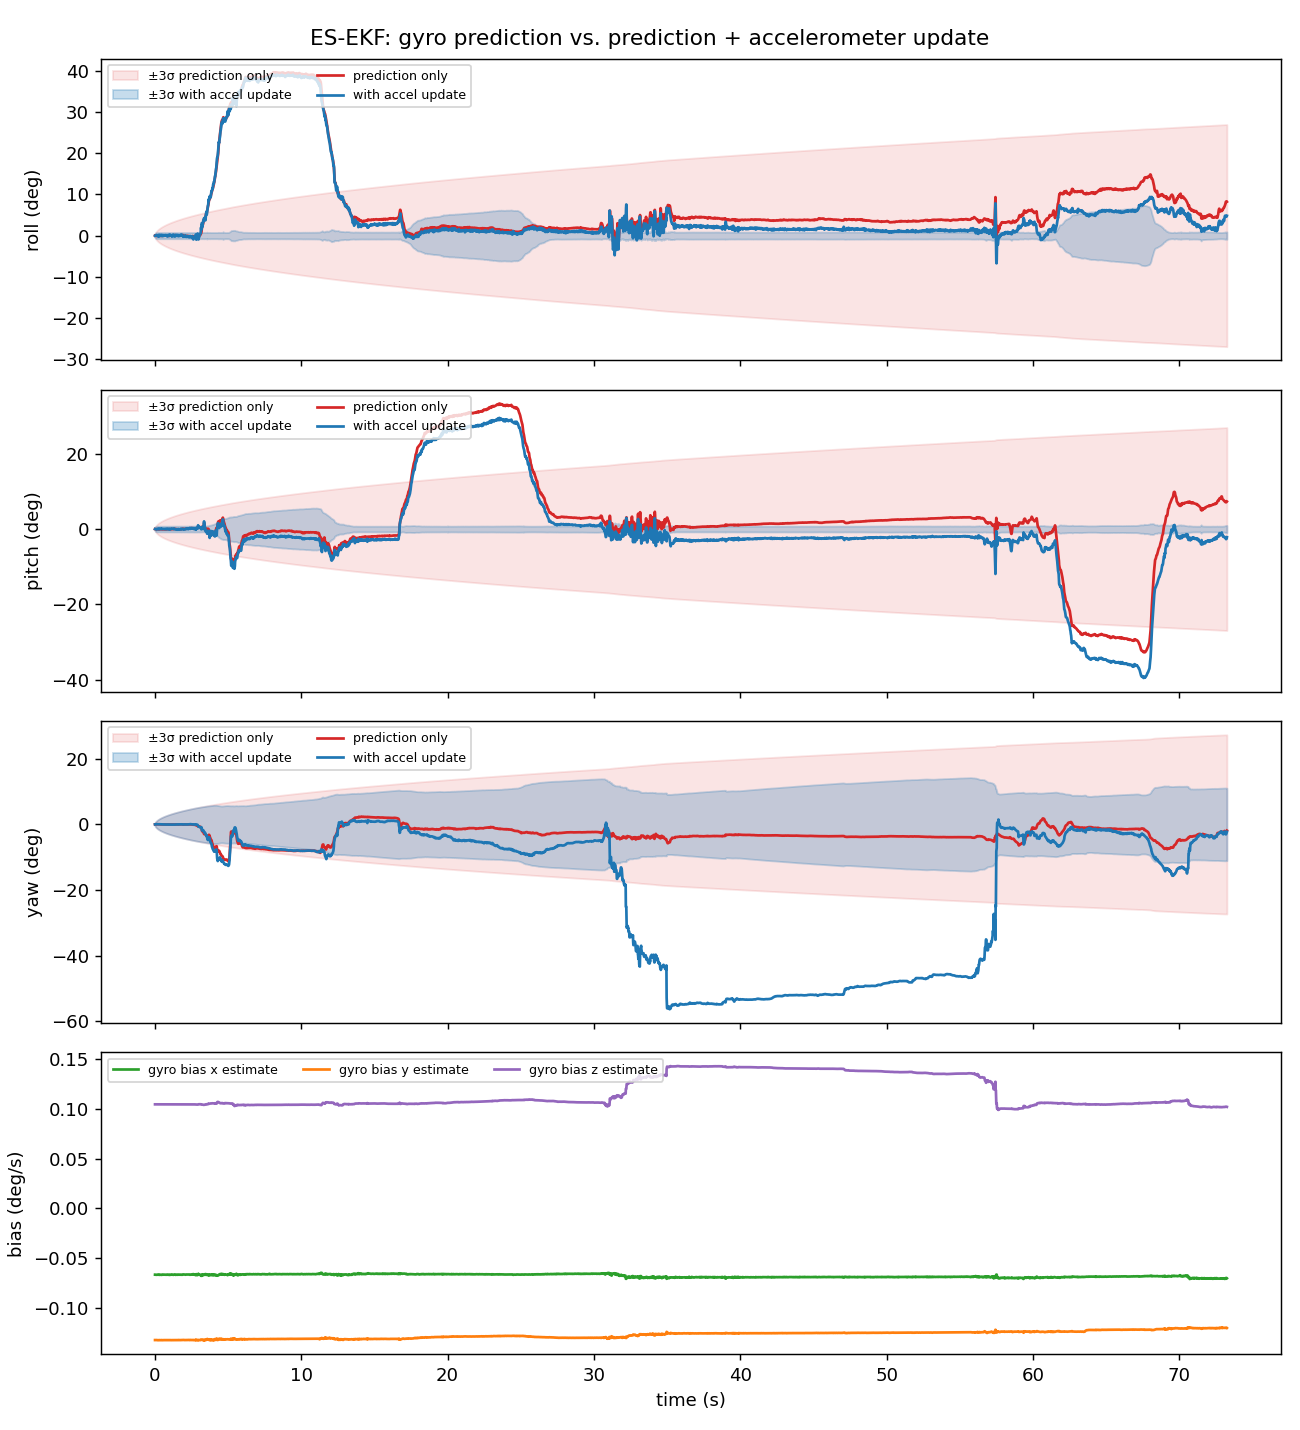

Recreate this plot in Python.
"""
eskf_accel.py — Error-State Kalman Filter: gyro PREDICTION + accelerometer UPDATE.

Builds on eskf_predict.py. Runs two filters on the same log so you can compare:
  A) prediction only   (gyro integration — drifts, uncertainty grows forever)
  B) prediction + accel update (gravity corrects roll & pitch, bias gets estimated)

Usage:
    python3 eskf_accel.py imu_log.csv
Expects columns: t_ms, ax, ay, az, gx, gy, gz  (raw BNO055 units)
Log must START with the sensor still for >= CAL_SEC seconds.

Outputs:
    eskf_accel_out.csv   — per-step angles / 3-sigma / bias for both filters
    eskf_accel.png       — before/after drift plot + bias estimate plot

Key idea of the accel update:
    The accelerometer, when not being shaken, measures gravity. Gravity tells
    the filter "which way is down" in the sensor frame — an ABSOLUTE reference
    for roll and pitch that never drifts. We compare the gravity direction the
    filter EXPECTS (from its orientation estimate) to the one MEASURED, and
    correct. Yaw is a rotation AROUND gravity, so gravity can't see it.
"""

import csv
import math
import sys

import numpy as np

# ── Tunables ────────────────────────────────────────────────────────────────
LSB_PER_DPS = 16.0          # BNO055 gyro: 16 LSB = 1 deg/s
CAL_SEC = 2.0               # stationary window used for startup calibration
SIGMA_BG = 1e-5             # gyro bias random walk [rad/s/sqrt(s)]
SIGMA_B0 = 5e-4             # initial bias uncertainty [rad/s]
SIGMA_TH0 = math.radians(0.1)  # initial attitude uncertainty [rad]
ACCEL_GATE = 0.10           # skip accel update if |a| differs from 1 g by >10% (board moving)
ACCEL_NOISE_FLOOR = 0.01    # minimum accel direction noise [unit vector] — guards against overconfidence

DEG = 180.0 / math.pi
E3 = np.array([0.0, 0.0, 1.0])   # "up" in the world frame


# ── Math helpers ────────────────────────────────────────────────────────────
def skew(w):
    return np.array([[0, -w[2], w[1]],
                     [w[2], 0, -w[0]],
                     [-w[1], w[0], 0]])


def quat_mul(p, q):
    pw, px, py, pz = p
    qw, qx, qy, qz = q
    return np.array([
        pw*qw - px*qx - py*qy - pz*qz,
        pw*qx + px*qw + py*qz - pz*qy,
        pw*qy - px*qz + py*qw + pz*qx,
        pw*qz + px*qy - py*qx + pz*qw,
    ])


def quat_from_rotvec(v):
    angle = np.linalg.norm(v)
    if angle < 1e-12:
        return np.array([1.0, 0.5*v[0], 0.5*v[1], 0.5*v[2]])
    axis = v / angle
    s = math.sin(angle / 2)
    return np.array([math.cos(angle / 2), *(axis * s)])


def quat_to_rotmat(q):
    """Rotation matrix R (body -> world) from unit quaternion [w,x,y,z]."""
    w, x, y, z = q
    return np.array([
        [1 - 2*(y*y + z*z), 2*(x*y - w*z),     2*(x*z + w*y)],
        [2*(x*y + w*z),     1 - 2*(x*x + z*z), 2*(y*z - w*x)],
        [2*(x*z - w*y),     2*(y*z + w*x),     1 - 2*(x*x + y*y)],
    ])


def quat_to_euler(q):
    w, x, y, z = q
    roll = math.atan2(2*(w*x + y*z), 1 - 2*(x*x + y*y))
    pitch = math.asin(max(-1.0, min(1.0, 2*(w*y - z*x))))
    yaw = math.atan2(2*(w*z + x*y), 1 - 2*(y*y + z*z))
    return roll, pitch, yaw


def quat_from_euler(roll, pitch, yaw):
    cr, sr = math.cos(roll/2), math.sin(roll/2)
    cp, sp = math.cos(pitch/2), math.sin(pitch/2)
    cy, sy = math.cos(yaw/2), math.sin(yaw/2)
    return np.array([
        cr*cp*cy + sr*sp*sy,
        sr*cp*cy - cr*sp*sy,
        cr*sp*cy + sr*cp*sy,
        cr*cp*sy - sr*sp*cy,
    ])


# ── Data ────────────────────────────────────────────────────────────────────
def load(path):
    t, g, a = [], [], []
    with open(path) as f:
        for row in csv.DictReader(f):
            t.append(int(row['t_ms']) / 1000.0)
            g.append([float(row['gx']), float(row['gy']), float(row['gz'])])
            a.append([float(row['ax']), float(row['ay']), float(row['az'])])
    gyro = np.array(g) / LSB_PER_DPS * math.pi / 180.0   # -> rad/s
    accel = np.array(a)    # raw; only its DIRECTION is used, so units don't matter
    return np.array(t), gyro, accel


# ── The filter ──────────────────────────────────────────────────────────────
class ESKF:
    def __init__(self, q0, bias0, sigma_g, sigma_a, g_ref, use_accel):
        self.q = q0.copy()
        self.b = bias0.copy()
        self.P = np.diag([SIGMA_TH0**2]*3 + [SIGMA_B0**2]*3)
        self.sigma_g = sigma_g
        self.R = np.eye(3) * sigma_a**2
        self.g_ref = g_ref
        self.use_accel = use_accel
        self.n_updates = 0

    def predict(self, gyro, dt):
        w = gyro - self.b
        # nominal state
        self.q = quat_mul(self.q, quat_from_rotvec(w * dt))
        self.q /= np.linalg.norm(self.q)
        # error-state covariance
        F = np.eye(6)
        F[0:3, 0:3] = np.eye(3) - skew(w) * dt
        F[0:3, 3:6] = -np.eye(3) * dt
        Qd = np.diag([self.sigma_g**2 * dt]*3 + [SIGMA_BG**2 * dt]*3)
        self.P = F @ self.P @ F.T + Qd

    def update_accel(self, accel):
        if not self.use_accel:
            return
        norm = np.linalg.norm(accel)
        # Gate: only trust the accelerometer when it's measuring ~1 g (i.e. not being shaken)
        if abs(norm / self.g_ref - 1.0) > ACCEL_GATE:
            return

        z = accel / norm                       # measured "up" direction in sensor frame
        Rbw = quat_to_rotmat(self.q)
        h = Rbw.T @ E3                         # predicted "up" direction in sensor frame

        # Jacobian of h w.r.t. the error state [dtheta, dbias]:
        #   h(q ⊗ exp(dtheta)) ≈ h + [h×] dtheta ;  bias doesn't affect gravity directly
        H = np.zeros((3, 6))
        H[:, 0:3] = skew(h)

        y = z - h                              # innovation: measured minus predicted
        S = H @ self.P @ H.T + self.R
        K = self.P @ H.T @ np.linalg.inv(S)    # Kalman gain (6x3)
        dx = K @ y                             # error-state correction

        # Covariance update (Joseph form — numerically stable, keeps P symmetric)
        I_KH = np.eye(6) - K @ H
        self.P = I_KH @ self.P @ I_KH.T + K @ self.R @ K.T

        # Inject the error into the nominal state, then the error resets to zero
        self.q = quat_mul(self.q, quat_from_rotvec(dx[0:3]))
        self.q /= np.linalg.norm(self.q)
        self.b = self.b + dx[3:6]
        self.n_updates += 1


# ── Main ────────────────────────────────────────────────────────────────────
def main(path):
    t, gyro, accel = load(path)
    t = t - t[0]

    still = t < CAL_SEC
    if still.sum() < 20:
        sys.exit(f"Need >= {CAL_SEC}s of stationary data at the start of the log.")

    # Startup calibration (same as eskf_predict.py) + accel reference
    bias0 = gyro[still].mean(axis=0)
    sigma_g = gyro[still].std(axis=0).mean()
    a_still = accel[still]
    g_ref = np.linalg.norm(a_still, axis=1).mean()          # what "1 g" reads as, in raw units
    a_dir = a_still / np.linalg.norm(a_still, axis=1, keepdims=True)
    sigma_a = max(a_dir.std(axis=0).mean(), ACCEL_NOISE_FLOOR)

    # Initial roll/pitch from gravity (yaw = 0: gravity can't tell heading)
    am = a_still.mean(axis=0)
    roll0 = math.atan2(am[1], am[2])
    pitch0 = math.atan2(-am[0], math.hypot(am[1], am[2]))
    q0 = quat_from_euler(roll0, pitch0, 0.0)

    print(f"Samples: {len(t)}  duration: {t[-1]:.1f}s  rate: {1/np.median(np.diff(t)):.1f} Hz")
    print(f"Gyro bias (rad/s): {bias0}   sigma_g: {sigma_g:.2e} rad/s")
    print(f"Accel '1 g' reads as: {g_ref:.1f} raw   sigma_a (direction): {sigma_a:.3f}")
    print(f"Initial tilt from gravity: roll={roll0*DEG:.2f} pitch={pitch0*DEG:.2f} deg")

    filt_pred = ESKF(q0, bias0, sigma_g, sigma_a, g_ref, use_accel=False)
    filt_acc = ESKF(q0, bias0, sigma_g, sigma_a, g_ref, use_accel=True)
    e0 = np.array([roll0, pitch0, 0.0])

    rows = []
    for k in range(1, len(t)):
        dt = t[k] - t[k-1]
        if dt <= 0:
            continue
        for f in (filt_pred, filt_acc):
            f.predict(gyro[k-1], dt)
            f.update_accel(accel[k])

        row = [t[k]]
        for f in (filt_pred, filt_acc):
            ang = (np.array(quat_to_euler(f.q)) - e0) * DEG     # change since start
            s3 = 3 * np.sqrt(np.diag(f.P)[0:3]) * DEG
            row += [*ang, *s3]
        row += list(filt_acc.b * DEG)                            # bias estimate, deg/s
        rows.append(row)

    out = np.array(rows)
    hdr = ['t',
           'pred_roll', 'pred_pitch', 'pred_yaw', 'pred_roll_3s', 'pred_pitch_3s', 'pred_yaw_3s',
           'acc_roll', 'acc_pitch', 'acc_yaw', 'acc_roll_3s', 'acc_pitch_3s', 'acc_yaw_3s',
           'bias_x_dps', 'bias_y_dps', 'bias_z_dps']
    with open('eskf_accel_out.csv', 'w', newline='') as f:
        wr = csv.writer(f)
        wr.writerow(hdr)
        wr.writerows(out.round(6).tolist())

    end = out[-1]
    print(f"\nAccel updates applied: {filt_acc.n_updates} / {len(t)-1}")
    print(f"\nAt end ({end[0]:.1f}s)          roll     pitch    yaw   (deg drift from start)")
    print(f"  Prediction only:   {end[1]:7.2f}  {end[2]:7.2f}  {end[3]:7.2f}"
          f"   ±3σ: {end[4]:.2f} / {end[5]:.2f} / {end[6]:.2f}")
    print(f"  + Accel update:    {end[7]:7.2f}  {end[8]:7.2f}  {end[9]:7.2f}"
          f"   ±3σ: {end[10]:.2f} / {end[11]:.2f} / {end[12]:.2f}")
    print(f"\nBias: startup {bias0*DEG} deg/s  ->  final estimate {filt_acc.b*DEG} deg/s")

    try:
        import matplotlib
        matplotlib.use('Agg')
        import matplotlib.pyplot as plt
        fig, axes = plt.subplots(4, 1, figsize=(10, 11), sharex=True)
        names = ['roll', 'pitch', 'yaw']
        for i, name in enumerate(names):
            ax = axes[i]
            ax.fill_between(out[:, 0], -out[:, 4+i], out[:, 4+i],
                            color='tab:red', alpha=0.12, label='±3σ prediction only')
            ax.fill_between(out[:, 0], -out[:, 10+i], out[:, 10+i],
                            color='tab:blue', alpha=0.25, label='±3σ with accel update')
            ax.plot(out[:, 0], out[:, 1+i], color='tab:red', label='prediction only')
            ax.plot(out[:, 0], out[:, 7+i], color='tab:blue', label='with accel update')
            ax.set_ylabel(f'{name} (deg)')
            ax.legend(loc='upper left', fontsize=7, ncol=2)
        ax = axes[3]
        for j, (lbl, c) in enumerate(zip(['x', 'y', 'z'], ['tab:green', 'tab:orange', 'tab:purple'])):
            ax.plot(out[:, 0], out[:, 13+j], color=c, label=f'gyro bias {lbl} estimate')
        ax.set_ylabel('bias (deg/s)')
        ax.set_xlabel('time (s)')
        ax.legend(loc='upper left', fontsize=7, ncol=3)
        fig.suptitle('ES-EKF: gyro prediction vs. prediction + accelerometer update')
        fig.tight_layout()
        fig.savefig('eskf_accel.png', dpi=130)
        print("Saved eskf_accel.png")
    except ImportError:
        print("matplotlib not installed — plot eskf_accel_out.csv however you like.")


if __name__ == '__main__':
    main(sys.argv[1] if len(sys.argv) > 1 else 'imu_log.csv')
